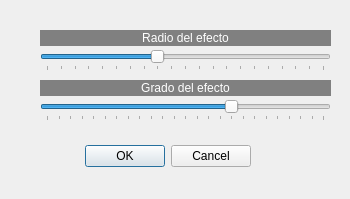
<?xml version="1.0" encoding="UTF-8"?>
<ui version="4.0">
 <class>PincharEstirar</class>
 <widget class="QDialog" name="PincharEstirar">
  <property name="windowModality">
   <enum>Qt::WindowModality::WindowModal</enum>
  </property>
  <property name="geometry">
   <rect>
    <x>0</x>
    <y>0</y>
    <width>350</width>
    <height>199</height>
   </rect>
  </property>
  <property name="windowTitle">
   <string>Efecto de pinchar/estirar</string>
  </property>
  <widget class="QDialogButtonBox" name="buttonBox">
   <property name="geometry">
    <rect>
     <x>60</x>
     <y>140</y>
     <width>191</width>
     <height>32</height>
    </rect>
   </property>
   <property name="orientation">
    <enum>Qt::Orientation::Horizontal</enum>
   </property>
   <property name="standardButtons">
    <set>QDialogButtonBox::StandardButton::Cancel|QDialogButtonBox::StandardButton::Ok</set>
   </property>
  </widget>
  <widget class="QSlider" name="horizontalSlider">
   <property name="geometry">
    <rect>
     <x>40</x>
     <y>50</y>
     <width>291</width>
     <height>21</height>
    </rect>
   </property>
   <property name="minimum">
    <number>0</number>
   </property>
   <property name="maximum">
    <number>500</number>
   </property>
   <property name="pageStep">
    <number>16</number>
   </property>
   <property name="value">
    <number>200</number>
   </property>
   <property name="orientation">
    <enum>Qt::Orientation::Horizontal</enum>
   </property>
   <property name="tickPosition">
    <enum>QSlider::TickPosition::TicksBelow</enum>
   </property>
   <property name="tickInterval">
    <number>25</number>
   </property>
  </widget>
  <widget class="QLabel" name="label">
   <property name="geometry">
    <rect>
     <x>40</x>
     <y>30</y>
     <width>291</width>
     <height>16</height>
    </rect>
   </property>
   <property name="styleSheet">
    <string notr="true">background-color: rgb(128, 128, 128);
color: rgb(255, 255, 255);</string>
   </property>
   <property name="text">
    <string>Radio del efecto</string>
   </property>
   <property name="alignment">
    <set>Qt::AlignmentFlag::AlignCenter</set>
   </property>
  </widget>
  <widget class="QSlider" name="horizontalSlider_2">
   <property name="geometry">
    <rect>
     <x>40</x>
     <y>100</y>
     <width>291</width>
     <height>21</height>
    </rect>
   </property>
   <property name="minimum">
    <number>-300</number>
   </property>
   <property name="maximum">
    <number>300</number>
   </property>
   <property name="pageStep">
    <number>16</number>
   </property>
   <property name="value">
    <number>100</number>
   </property>
   <property name="orientation">
    <enum>Qt::Orientation::Horizontal</enum>
   </property>
   <property name="tickPosition">
    <enum>QSlider::TickPosition::TicksBelow</enum>
   </property>
   <property name="tickInterval">
    <number>25</number>
   </property>
  </widget>
  <widget class="QLabel" name="label_2">
   <property name="geometry">
    <rect>
     <x>40</x>
     <y>80</y>
     <width>291</width>
     <height>16</height>
    </rect>
   </property>
   <property name="styleSheet">
    <string notr="true">background-color: rgb(128, 128, 128);
color: rgb(255, 255, 255);</string>
   </property>
   <property name="text">
    <string>Grado del efecto</string>
   </property>
   <property name="alignment">
    <set>Qt::AlignmentFlag::AlignCenter</set>
   </property>
  </widget>
 </widget>
 <resources/>
 <connections>
  <connection>
   <sender>buttonBox</sender>
   <signal>accepted()</signal>
   <receiver>PincharEstirar</receiver>
   <slot>accept()</slot>
   <hints>
    <hint type="sourcelabel">
     <x>248</x>
     <y>254</y>
    </hint>
    <hint type="destinationlabel">
     <x>157</x>
     <y>274</y>
    </hint>
   </hints>
  </connection>
  <connection>
   <sender>buttonBox</sender>
   <signal>rejected()</signal>
   <receiver>PincharEstirar</receiver>
   <slot>reject()</slot>
   <hints>
    <hint type="sourcelabel">
     <x>316</x>
     <y>260</y>
    </hint>
    <hint type="destinationlabel">
     <x>286</x>
     <y>274</y>
    </hint>
   </hints>
  </connection>
 </connections>
</ui>
